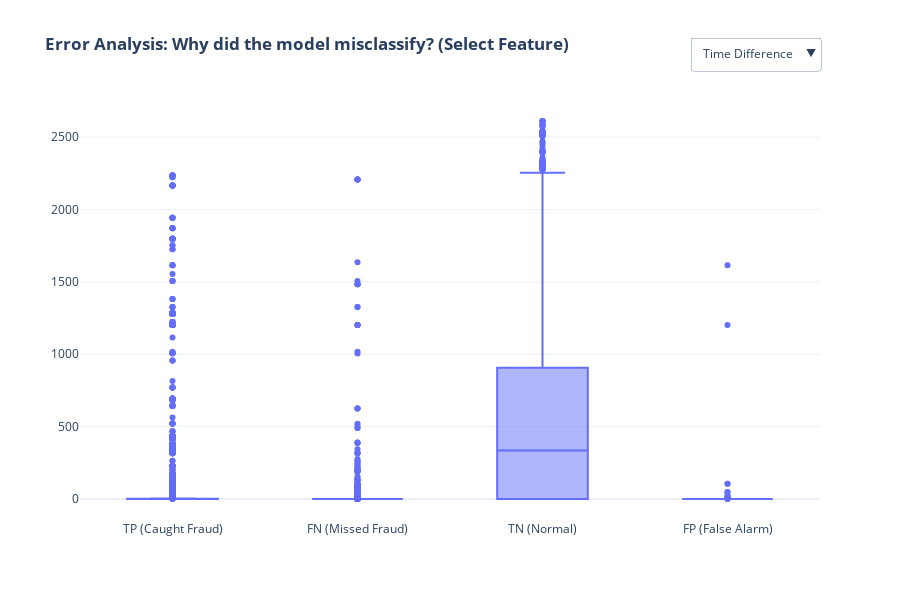

Write notebook code for a chart like this one.
### Code cell
fig5 = go.Figure()
features_to_plot = ['time_diff_first_last_received', 'total_tx_sent', 'total_received']
for feature in features_to_plot:
    fig5.add_trace(go.Box(y=df_analysis[feature], x=df_analysis['Outcome'], name=feature,
                          visible=(feature=='time_diff_first_last_received')))

fig5.update_layout(
    updatemenus=[dict(
        buttons=list([
            dict(label="Time Difference",
                 method="update",
                 args=[{"visible": [True, False, False]},
                       {"title": "<b>Distribution of Time Difference (Zoom in to see 0-100 range)</b>"}]),
            dict(label="Total Tx Sent",
                 method="update",
                 args=[{"visible": [False, True, False]},
                       {"title": "<b>Distribution of Total Transactions Sent</b>"}]),
            dict(label="Total Received",
                 method="update",
                 args=[{"visible": [False, False, True]},
                       {"title": "<b>Distribution of Total Received (ETH)</b>"}]),
        ]),
        direction="down", showactive=True,
        x=1.0,
        xanchor="right",
        y=1.15,
        yanchor="top"
    )],
    title='<b>Error Analysis: Why did the model misclassify? (Select Feature)</b>',
    template='plotly_white', height=600
)
fig5.write_html("../assets/asset5_error_interactive.html")
fig5.show()

### Figure 1 — Plotly figure (JSON) as saved in the notebook; plotly's stock layout.template omitted (floating-point values rounded to 4 significant figures; data arrays with more than 128 entries replaced by an {"elided": "..."} marker saying what was removed)
{"data": [{"name": "time_diff_first_last_received", "type": "box", "visible": true, "x": {"elided": "12750 str values"}, "y": {"elided": "12750 float values"}}, {"name": "total_tx_sent", "type": "box", "visible": false, "x": {"elided": "12750 str values"}, "y": {"elided": "12750 int values"}}, {"name": "total_received", "type": "box", "visible": false, "x": {"elided": "12750 str values"}, "y": {"elided": "12750 float values"}}], "layout": {"height": 600, "title": {"text": "<b>Error Analysis: Why did the model misclassify? (Select Feature)</b>"}, "updatemenus": [{"buttons": [{"args": [{"visible": [true, false, false]}, {"title": "<b>Distribution of Time Difference (Zoom in to see 0-100 range)</b>"}], "label": "Time Difference", "method": "update"}, {"args": [{"visible": [false, true, false]}, {"title": "<b>Distribution of Total Transactions Sent</b>"}], "label": "Total Tx Sent", "method": "update"}, {"args": [{"visible": [false, false, true]}, {"title": "<b>Distribution of Total Received (ETH)</b>"}], "label": "Total Received", "method": "update"}], "direction": "down", "showactive": true, "x": 1, "xanchor": "right", "y": 1.15, "yanchor": "top"}]}}
